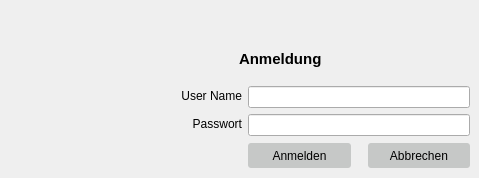
    <widget class="QWidget" name="page4_Anmeldung">
     <widget class="QLabel" name="labelAnmeldungErf">
      <property name="geometry">
       <rect>
        <x>3</x>
        <y>0</y>
        <width>131</width>
        <height>22</height>
       </rect>
      </property>
      <property name="minimumSize">
       <size>
        <width>0</width>
        <height>22</height>
       </size>
      </property>
      <property name="text">
       <string/>
      </property>
     </widget>
     <widget class="QWidget" name="layoutWidget">
      <property name="geometry">
       <rect>
        <x>181</x>
        <y>40</y>
        <width>289</width>
        <height>129</height>
       </rect>
      </property>
      <layout class="QVBoxLayout" name="verticalLayout_17">
       <item>
        <layout class="QHBoxLayout" name="horizontalLayout_13">
         <item>
          <spacer name="horizontalSpacer_16">
           <property name="orientation">
            <enum>Qt::Horizontal</enum>
           </property>
           <property name="sizeType">
            <enum>QSizePolicy::Fixed</enum>
           </property>
           <property name="sizeHint" stdset="0">
            <size>
             <width>58</width>
             <height>20</height>
            </size>
           </property>
          </spacer>
         </item>
         <item>
          <widget class="QLabel" name="label_7">
           <property name="minimumSize">
            <size>
             <width>90</width>
             <height>0</height>
            </size>
           </property>
           <property name="font">
            <font>
             <pointsize>11</pointsize>
             <weight>75</weight>
             <bold>true</bold>
            </font>
           </property>
           <property name="text">
            <string>&lt;html&gt;&lt;head/&gt;&lt;body&gt;&lt;p&gt;                 Anmeldung&lt;/p&gt;&lt;/body&gt;&lt;/html&gt;</string>
           </property>
          </widget>
         </item>
        </layout>
       </item>
       <item>
        <layout class="QGridLayout" name="gridLayout_6">
         <item row="0" column="0">
          <layout class="QVBoxLayout" name="verticalLayout">
           <item>
            <widget class="QLabel" name="label_6">
             <property name="minimumSize">
              <size>
               <width>0</width>
               <height>22</height>
              </size>
             </property>
             <property name="maximumSize">
              <size>
               <width>16777215</width>
               <height>22</height>
              </size>
             </property>
             <property name="text">
              <string>&lt;html&gt;&lt;head/&gt;&lt;body&gt;&lt;p align=&quot;right&quot;&gt;User Name&lt;/p&gt;&lt;/body&gt;&lt;/html&gt;</string>
             </property>
            </widget>
           </item>
           <item>
            <widget class="QLabel" name="label_9">
             <property name="minimumSize">
              <size>
               <width>0</width>
               <height>22</height>
              </size>
             </property>
             <property name="maximumSize">
              <size>
               <width>16777215</width>
               <height>22</height>
              </size>
             </property>
             <property name="text">
              <string>&lt;html&gt;&lt;head/&gt;&lt;body&gt;&lt;p align=&quot;right&quot;&gt;Passwort&lt;/p&gt;&lt;/body&gt;&lt;/html&gt;</string>
             </property>
            </widget>
           </item>
           <item>
            <spacer name="verticalSpacer">
             <property name="orientation">
              <enum>Qt::Vertical</enum>
             </property>
             <property name="sizeType">
              <enum>QSizePolicy::Fixed</enum>
             </property>
             <property name="sizeHint" stdset="0">
              <size>
               <width>12</width>
               <height>34</height>
              </size>
             </property>
            </spacer>
           </item>
          </layout>
         </item>
         <item row="0" column="1">
          <layout class="QGridLayout" name="gridLayout_5">
           <item row="0" column="0">
            <layout class="QVBoxLayout" name="verticalLayout_2">
             <item>
              <widget class="QLineEdit" name="anmeldungUserName">
               <property name="minimumSize">
                <size>
                 <width>220</width>
                 <height>22</height>
                </size>
               </property>
               <property name="maximumSize">
                <size>
                 <width>16777215</width>
                 <height>22</height>
                </size>
               </property>
              </widget>
             </item>
             <item>
              <widget class="QLineEdit" name="anmeldungPass">
               <property name="minimumSize">
                <size>
                 <width>220</width>
                 <height>22</height>
                </size>
               </property>
               <property name="maximumSize">
                <size>
                 <width>16777215</width>
                 <height>22</height>
                </size>
               </property>
              </widget>
             </item>
            </layout>
           </item>
           <item row="1" column="0">
            <layout class="QGridLayout" name="gridLayout_4">
             <item row="0" column="1">
              <spacer name="horizontalSpacer_7">
               <property name="orientation">
                <enum>Qt::Horizontal</enum>
               </property>
               <property name="sizeType">
                <enum>QSizePolicy::Fixed</enum>
               </property>
               <property name="sizeHint" stdset="0">
                <size>
                 <width>11</width>
                 <height>20</height>
                </size>
               </property>
              </spacer>
             </item>
             <item row="0" column="0">
              <widget class="QPushButton" name="pushAnmeldenAn">
               <property name="minimumSize">
                <size>
                 <width>0</width>
                 <height>25</height>
                </size>
               </property>
               <property name="maximumSize">
                <size>
                 <width>16777215</width>
                 <height>25</height>
                </size>
               </property>
               <property name="styleSheet">
                <string notr="true">background-color: rgb(198, 200, 199);
border-radius: 3px;
border-width: 2px;
</string>
               </property>
               <property name="text">
                <string>Anmelden</string>
               </property>
              </widget>
             </item>
             <item row="0" column="2">
              <widget class="QPushButton" name="pushAbbrechenAn">
               <property name="minimumSize">
                <size>
                 <width>0</width>
                 <height>25</height>
                </size>
               </property>
               <property name="maximumSize">
                <size>
                 <width>16777215</width>
                 <height>25</height>
                </size>
               </property>
               <property name="styleSheet">
                <string notr="true">background-color: rgb(198, 200, 199);
border-radius: 3px;
border-width: 2px;
</string>
               </property>
               <property name="text">
                <string>Abbrechen</string>
               </property>
              </widget>
             </item>
            </layout>
           </item>
          </layout>
         </item>
        </layout>
       </item>
      </layout>
     </widget>
    </widget>
